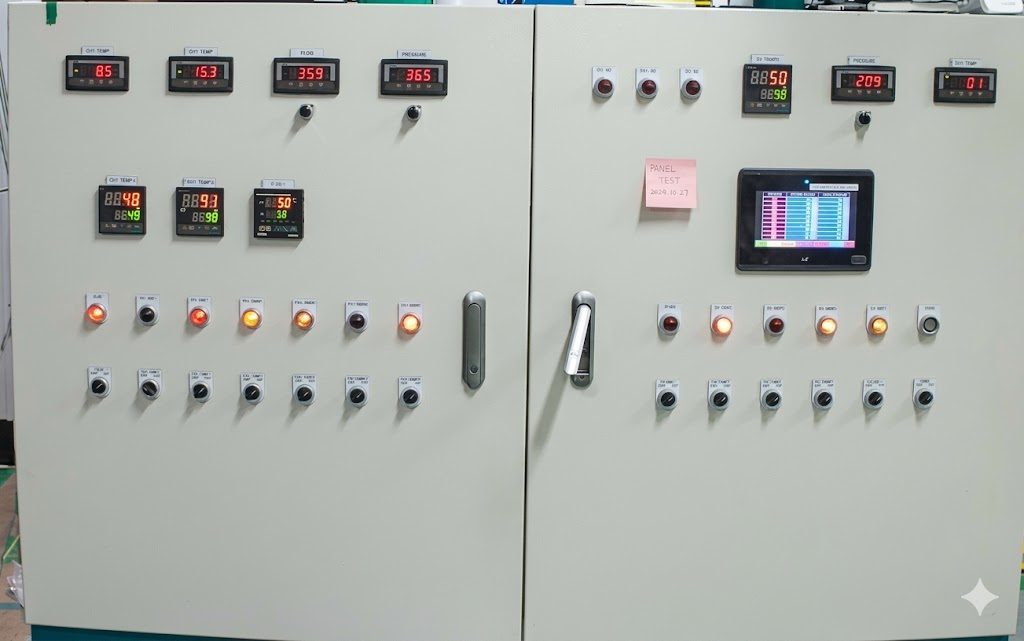
#> input picture data/samples/Full1.jpeg, 1024 x 641 px; its folder holds only this picture in this run
$ python -i balance_classified_data.py   (imports and definitions only)
#> lines starting #> are read from the running program, lines starting #| are printed output that depends on the picture
#> further down, picture is the input picture: shape (641, 1024, 3); mean B, G, R 173.8, 178.8, 174.6
import cv2
import numpy as np
import os
import random
import uuid
import shutil

# --- 7세그먼트 그리기 함수 정의 ---
# [22 lines left out: function draw_segments, not called in this run]

DIGIT_PATTERNS = {
    '0': 'ABCDEF',
    '1': 'BC',
    '2': 'ABGED',
    '3': 'ABGCD',
    '4': 'FGBC',
    '5': 'AFGCD',
    '6': 'AFGECD', # 혹은 AFGCD (밑바닥 포함)
    '7': 'ABC',
    '8': 'ABCDEFG',
    '9': 'ABCDFG',
    'No': '' # No는 빈 이미지(혹은 극미세 잔상)
}

def apply_random_transforms(img):
    # 1. 밝기 및 대비 랜덤
    img = (img * random.uniform(0.5, 1.0)).astype(np.uint8)
    # 2. 블러
    if random.random() > 0.3:
        k = random.choice([3, 5])
        img = cv2.GaussianBlur(img, (k, k), 0)
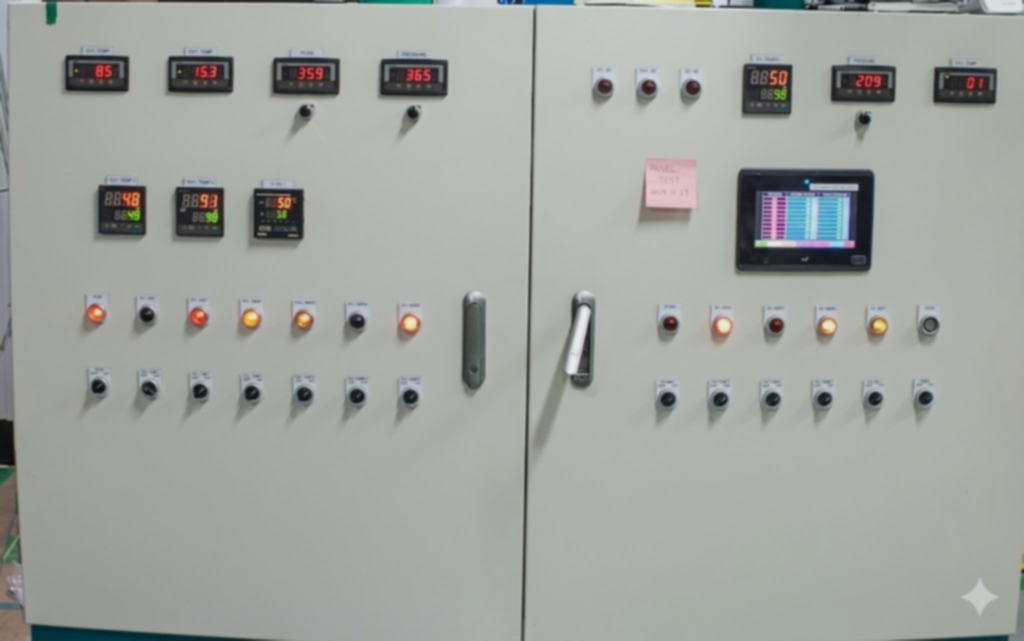
#> img: shape (641, 1024, 3); mean of channels 0, 1, 2 159.8, 164.4, 160.5; drawn as B, G, R
    # 3. 배경 노이즈 (매우 중요)
    bg_noise = np.random.randint(10, 60, img.shape, dtype=np.uint8)
    img = cv2.addWeighted(img, 1.0, bg_noise, 0.4, 0)
    # 4. 기하학적 변형
    scale = random.uniform(0.8, 1.1)
    M = cv2.getRotationMatrix2D((12, 20), random.uniform(-5, 5), scale)
    shear_x = random.uniform(-0.1, 0.1)
    M[0, 1] += shear_x
    img = cv2.warpAffine(img, M, (24, 40), borderMode=cv2.BORDER_REPLICATE)
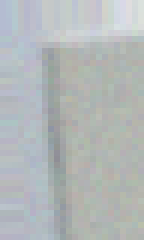
#> img: shape (40, 24, 3) (shown 6 times larger); mean of channels 0, 1, 2 184.9, 184.2, 179.1; drawn as B, G, R
    return img

# [28 lines left out: function main, not called in this run]

# [2 lines not run here, left out]

>>> import cv2
>>> picture = cv2.imread('../data/samples/Full1.jpeg')
>>> result = apply_random_transforms(picture)
